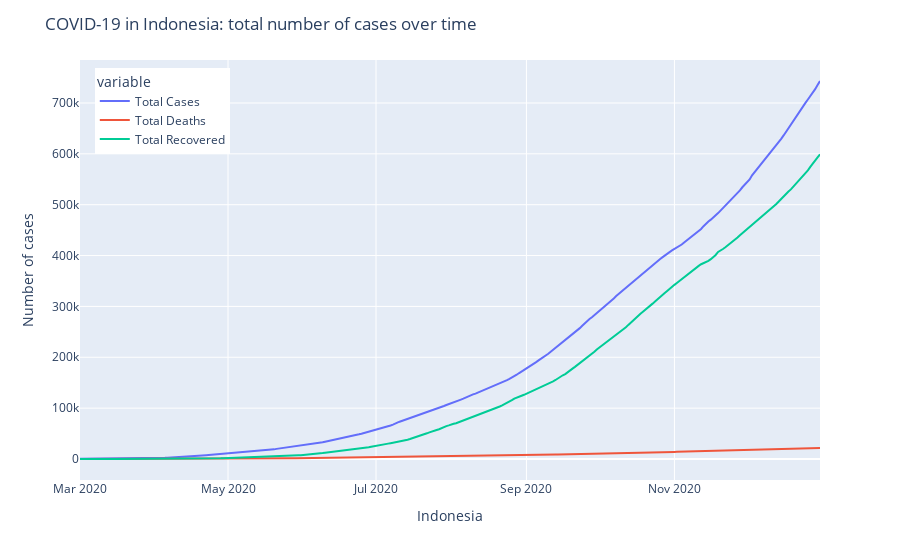

Notebook code cell kept with this figure:
### Markdown cell above
Visualisasi jumlah perkembangan kasus dengan line plot

### Code cell
vis_lp = px.line(dfl, x=ColumnData.date, y='value', color='variable')
vis_lp.update_layout(title='COVID-19 in Indonesia: total number of cases over time',
                     xaxis_title='Indonesia', yaxis_title='Number of cases',
                     legend=dict(x=0.02, y=0.98))
vis_lp.show()

### Figure 1 — Plotly figure (JSON) as saved in the notebook; plotly's stock layout.template omitted (floating-point values rounded to 4 significant figures; data arrays with more than 128 entries replaced by an {"elided": "..."} marker saying what was removed)
{"data": [{"hovertemplate": "variable=Total Cases<br>Date=%{x}<br>value=%{y}<extra></extra>", "legendgroup": "Total Cases", "line": {"color": "#636efa", "dash": "solid"}, "marker": {"symbol": "circle"}, "mode": "lines", "name": "Total Cases", "orientation": "v", "showlegend": true, "type": "scatter", "x": {"elided": "306 str values"}, "xaxis": "x", "y": {"elided": "306 int values"}, "yaxis": "y"}, {"hovertemplate": "variable=Total Deaths<br>Date=%{x}<br>value=%{y}<extra></extra>", "legendgroup": "Total Deaths", "line": {"color": "#EF553B", "dash": "solid"}, "marker": {"symbol": "circle"}, "mode": "lines", "name": "Total Deaths", "orientation": "v", "showlegend": true, "type": "scatter", "x": {"elided": "306 str values"}, "xaxis": "x", "y": {"elided": "306 int values"}, "yaxis": "y"}, {"hovertemplate": "variable=Total Recovered<br>Date=%{x}<br>value=%{y}<extra></extra>", "legendgroup": "Total Recovered", "line": {"color": "#00cc96", "dash": "solid"}, "marker": {"symbol": "circle"}, "mode": "lines", "name": "Total Recovered", "orientation": "v", "showlegend": true, "type": "scatter", "x": {"elided": "306 str values"}, "xaxis": "x", "y": {"elided": "306 int values"}, "yaxis": "y"}], "layout": {"autosize": true, "legend": {"title": {"text": "variable"}, "tracegroupgap": 0, "x": 0.02, "y": 0.98}, "margin": {"t": 60}, "title": {"text": "COVID-19 in Indonesia: total number of cases over time"}, "xaxis": {"anchor": "y", "autorange": true, "domain": [0, 1], "range": ["2020-03-01", "2020-12-31"], "title": {"text": "Indonesia"}, "type": "date"}, "yaxis": {"anchor": "x", "autorange": true, "domain": [0, 1], "range": [-41270.0, 784500.0], "title": {"text": "Number of cases"}, "type": "linear"}}}
